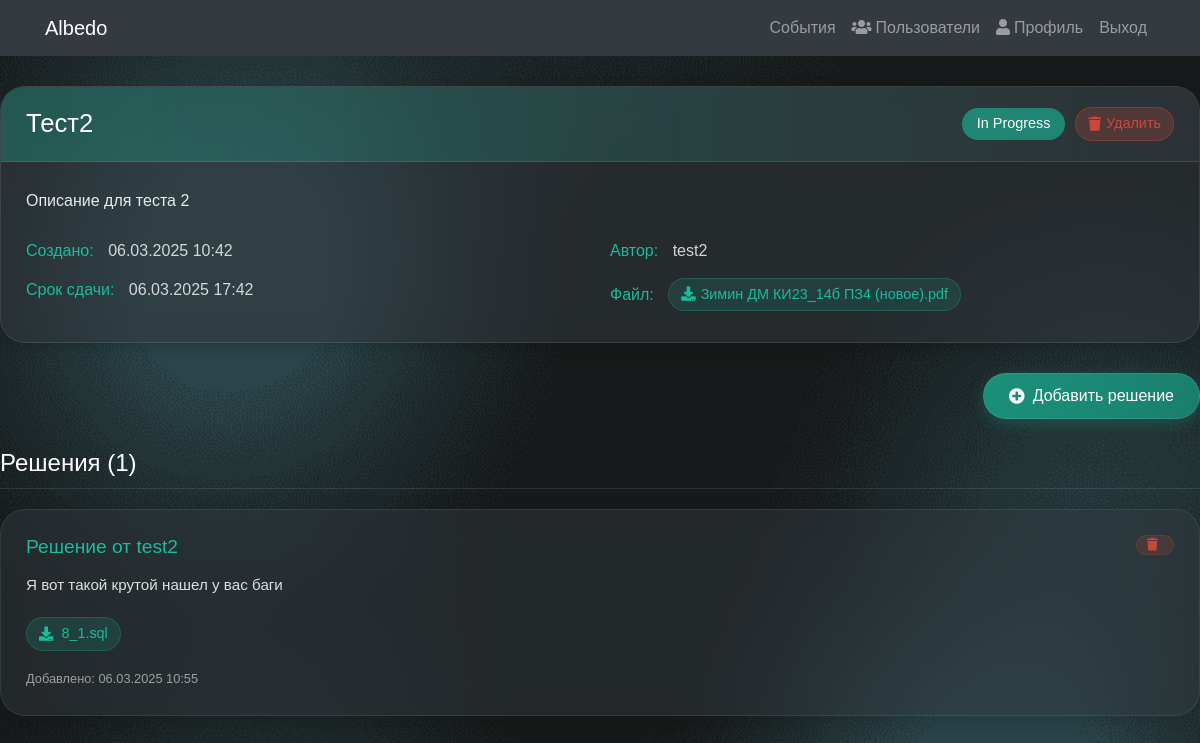
The app's page /event/2/ (signed in) with its own data.
### albedo/models.py (models this page shows, shortened)
class Event(models.Model):
    STATUS_CHOICES = (
        ('in_progress', 'In Progress'),
        ('closed', 'Closed'),
    )
    title = models.CharField(max_length=255)
    description = models.TextField(blank=True)
    created_at = models.DateTimeField(auto_now_add=True)
    status = models.CharField(
        max_length=11,
        choices=STATUS_CHOICES,
        default='in_progress'
    )
    limit_date = models.DateTimeField(null=True, blank=True)
    user = models.ForeignKey(
        User,
        on_delete=models.CASCADE,
        related_name='events'
    )
    file = models.ForeignKey(
        File,
        on_delete=models.SET_NULL,
        null=True,
        blank=True,
        related_name='events'
    )

class User(AbstractUser):
    ROLE_CHOICES = (
        ('user', 'Пользователь'),
        ('admin', 'Администратор'),
    )
    email = models.EmailField(unique=True)
    role = models.CharField(max_length=5, choices=ROLE_CHOICES, default='user')
    active = models.BooleanField(default=True)
    USERNAME_FIELD = 'username'
    REQUIRED_FIELDS = ['email']

class File(models.Model):
    file_name = models.CharField(max_length=255)
    size = models.PositiveIntegerField()
    file_path = models.CharField(max_length=255)
    mime_type = models.CharField(max_length=50)
    uploaded_at = models.DateTimeField(auto_now_add=True)

class Solution(models.Model):
    event = models.ForeignKey(
        Event,
        on_delete=models.CASCADE,
        related_name='solutions'
    )
    user = models.ForeignKey(
        User,
        on_delete=models.CASCADE,
        related_name='solutions'
    )
    file = models.ForeignKey(
        File,
        on_delete=models.SET_NULL,
        null=True,
        blank=True,
        related_name='solutions'
    )
    description = models.TextField(blank=True)
    created_at = models.DateTimeField(auto_now_add=True)

### albedo/views.py (the view)
# urls.py: path('event/<int:event_id>/', views.event_detail, name='event_detail'),
@login_required
def event_detail(request, event_id):
    event = get_object_or_404(Event, id=event_id)
    solutions = event.solutions.all()
    return render(request, 'albedo/event_detail.html', {
        'event': event,
        'solutions': solutions
    })

### albedo/templates/albedo/event_detail.html (shortened to what this page needs)
{% extends 'albedo/base.html' %}
{% load static %}
{% block content %}
<div style="padding-top: 30px; max-width: 1200px; margin: 0 auto;">
    <div style="background-color: rgba(52, 58, 64, 0.5); border-radius: 25px; padding: 0; margin-bottom: 30px; backdrop-filter: blur(12px); border: 1px solid rgba(255,255,255,0.1); box-shadow: 0 5px 15px rgba(0,0,0,0.15); overflow: hidden;">
        <div style="background: linear-gradient(90deg, rgba(26, 188, 156, 0.3), rgba(52, 58, 64, 0.5)); padding: 20px 25px; border-bottom: 1px solid rgba(255,255,255,0.1); display: flex; justify-content: space-between; align-items: center;">
            <h3 style="color: white; margin: 0; font-size: 1.6rem; font-weight: 400;">{{ event.title }}</h3>
            <div style="display: flex; align-items: center;">
                <span style="display: inline-block; padding: 5px 15px; border-radius: 20px; font-size: 0.9rem; background-color: {% if event.status %}rgba(26, 188, 156, 0.6){% else %}rgba(108, 117, 125, 0.6){% endif %}; color: white; font-weight: 500; margin-right: 10px;">
                    {{ event.get_status_display }}
                </span>
                {% if user.role == 'admin' %}
                <a href="{% url 'delete_event' event.id %}"
                   onclick="return confirm('Вы уверены, что хотите удалить это событие? Это действие нельзя отменить.')"
                   style="display: inline-flex; align-items: center; background-color: rgba(231, 76, 60, 0.2); color: rgba(231, 76, 60, 0.8); padding: 5px 12px; border-radius: 20px; text-decoration: none; border: 1px solid rgba(231, 76, 60, 0.3); transition: all 0.3s ease; font-size: 0.9rem;">
                    <i class="fas fa-trash" style="margin-right: 5px;"></i> Удалить
                </a>
                {% endif %}
            </div>
        </div>
        <div style="padding: 25px;">
            <div style="color: rgba(255,255,255,0.9); margin-bottom: 25px; line-height: 1.7; font-size: 1rem;">
                {% if event.description %}
                    {{ event.description }}
                {% else %}
                    <span style="color: rgba(255,255,255,0.6);">Описание отсутствует.</span>
                {% endif %}
            </div>
            <div style="display: grid; grid-template-columns: 1fr 1fr; gap: 20px;">
                <div>
                    <div style="margin-bottom: 15px;">
                        <span style="color: #1ABC9C; font-weight: 500;">Создано:</span>
                        <span style="color: rgba(255,255,255,0.8); margin-left: 10px;">{{ event.created_at|date:"d.m.Y H:i" }}</span>
                    </div>
                    {% if event.limit_date %}
                    <div style="margin-bottom: 15px;">
                        <span style="color: #1ABC9C; font-weight: 500;">Срок сдачи:</span>
                        <span style="color: rgba(255,255,255,0.8); margin-left: 10px;">{{ event.limit_date|date:"d.m.Y H:i" }}</span>
                    </div>
                    {% else %}
                    <div style="color: rgba(255,255,255,0.6); margin-bottom: 15px;">
                        Отсутствует срок сдачи
                    </div>
                    {% endif %}
                </div>
                <div>
                    <div style="margin-bottom: 15px;">
                        <span style="color: #1ABC9C; font-weight: 500;">Автор:</span>
                        <span style="color: rgba(255,255,255,0.8); margin-left: 10px;">{{ event.user.username }}</span>
                    </div>
                    {% if event.file %}
                    <div>
                        <span style="color: #1ABC9C; font-weight: 500;">Файл:</span>
                        <a href="{% url 'download_file' event.file.id %}" style="display: inline-flex; align-items: center; background-color: rgba(26, 188, 156, 0.15); color: #1ABC9C; padding: 5px 12px; border-radius: 20px; text-decoration: none; border: 1px solid rgba(26, 188, 156, 0.25); transition: all 0.3s ease; margin-left: 10px; font-size: 0.9rem;">
                            <i class="fas fa-download" style="margin-right: 5px;"></i> {{ event.file.file_name }}
                        </a>
                    </div>
                    {% endif %}
                </div>
            </div>
        </div>
    </div>
    {% if event.status != 'closed' %}
    <div style="text-align: right; margin-bottom: 30px;">
        {% if user.is_authenticated and user.active %}
            <a href="{% url 'add_solution' event.id %}" style="display: inline-flex; align-items: center; background: linear-gradient(135deg, rgba(26, 188, 156, 0.7), rgba(22, 160, 133, 0.7)); color: white; padding: 10px 25px; border-radius: 25px; text-decoration: none; font-size: 1rem; font-weight: 400; transition: all 0.3s ease; box-shadow: 0 4px 15px rgba(26, 188, 156, 0.25); backdrop-filter: blur(5px); border: 1px solid rgba(255,255,255,0.1);">
                <i class="fas fa-plus-circle" style="margin-right: 8px;"></i> Добавить решение
            </a>
        {% endif %}
    </div>
    {% endif %}
    <h4 style="color: white; font-size: 1.5rem; font-weight: 300; margin-bottom: 20px; border-bottom: 1px solid rgba(255,255,255,0.1); padding-bottom: 10px;">
        Решения ({{ solutions.count }})
    </h4>
    {% for solution in solutions %}
    <div style="background-color: rgba(52, 58, 64, 0.45); border-radius: 25px; padding: 25px; margin-bottom: 20px; backdrop-filter: blur(12px); border: 1px solid rgba(255,255,255,0.08); box-shadow: 0 8px 25px rgba(0,0,0,0.15); transition: transform 0.3s ease, box-shadow 0.3s ease;">
        <div style="display: flex; justify-content: space-between; align-items: flex-start; margin-bottom: 15px;">
            <h5 style="color: #1ABC9C; margin: 0; font-size: 1.2rem; font-weight: 400;">
                Решение от {{ solution.user.username }}
            </h5>
            {% if user.role == 'admin' %}
            <a href="{% url 'delete_solution' solution.id %}"
               onclick="return confirm('Вы уверены, что хотите удалить это решение? Это действие нельзя отменить.')"
               style="display: inline-flex; align-items: center; background-color: rgba(231, 76, 60, 0.15); color: rgba(231, 76, 60, 0.8); padding: 3px 10px; border-radius: 20px; text-decoration: none; border: 1px solid rgba(231, 76, 60, 0.2); transition: all 0.3s ease; font-size: 0.8rem;">
                <i class="fas fa-trash" style="margin-right: 5px;"></i>
            </a>
            {% endif %}
        </div>
        <div style="color: rgba(255,255,255,0.85); margin-bottom: 20px; line-height: 1.6; font-size: 0.95rem;">
            {{ solution.description }}
        </div>
        {% if solution.file %}
        <div style="margin-bottom: 15px;">
            <a href="{% url 'download_file' solution.file.id %}" style="display: inline-flex; align-items: center; background-color: rgba(26, 188, 156, 0.15); color: #1ABC9C; padding: 5px 12px; border-radius: 20px; text-decoration: none; border: 1px solid rgba(26, 188, 156, 0.25); transition: all 0.3s ease; font-size: 0.9rem;">
                <i class="fas fa-download" style="margin-right: 8px;"></i> {{ solution.file.file_name }}
            </a>
        </div>
        {% endif %}
        <small style="color: rgba(255,255,255,0.55);">Добавлено: {{ solution.created_at|date:"d.m.Y H:i" }}</small>
    </div>
    {% endfor %}
</div>
<link href="https://cdnjs.cloudflare.com/ajax/libs/font-awesome/5.15.4/css/all.min.css" rel="stylesheet">
{% endblock %}

### albedo/static/styles.css (style rules this page uses)
:root { --bg-color: #f8f9fa; --text-color: #212529; --card-bg: #ffffff; --header-bg: #343a40; --header-text: white; --border-color: rgba(0,0,0,0.125); --input-bg: #ffffff; --input-text: #495057; --accent-color: #007bff; --alert-success-bg: #d4edda; --alert-success-text: #155724; --alert-success-border: #c3e6cb; --alert-error-bg: #f8d7da; --alert-error-text: #721c24; --alert-error-border: #f5c6cb; --alert-info-bg: #d1ecf1; --alert-info-text: #0c5460; --alert-info-border: #bee5eb; }
body { font-family: Arial, sans-serif; background-color: var(--bg-color); color: var(--text-color); margin: 0; padding: 0; transition: background-color 0.1s ease, color 0.1s ease; }
* { transition: background-color 0.1s ease, color 0.05s ease, border-color 0.1s ease, box-shadow 0.1s ease; }

### records on screen
Event: title "Тест2", status "In Progress", description "Описание для теста 2", created_at "06.03.2025 10:42", limit_date "06.03.2025 17:42", user.username "test2", file.file_name "Зимин ДМ КИ23_14б ПЗ4 (новое).pdf", count "1"
Solution: user.username "test2", description "Я вот такой крутой нашел у вас баги", file.file_name "8_1.sql", created_at "06.03.2025 10:55"
